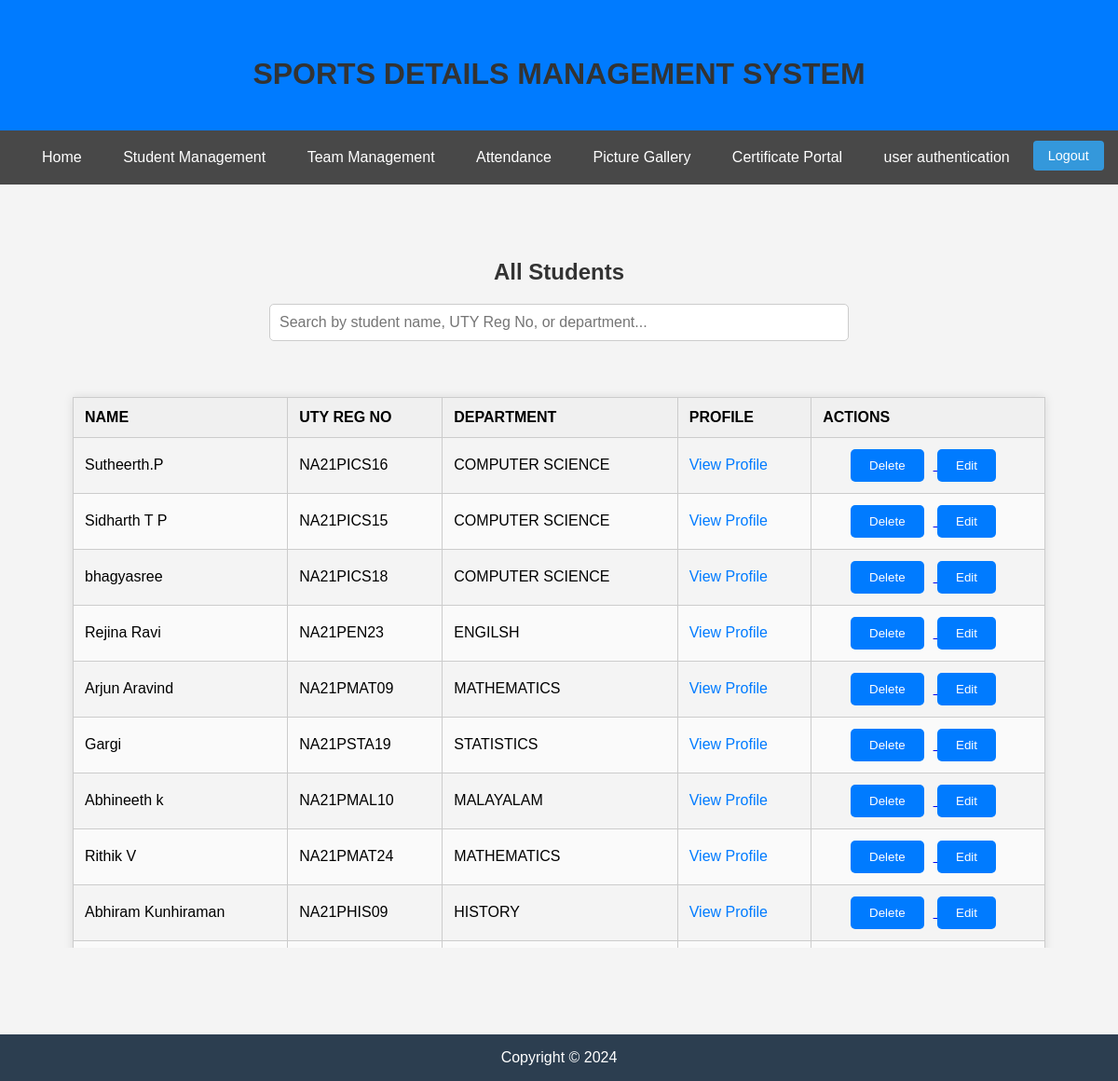
Screenshot of /view_student/ with the database file from the repository.
### SDMSapp/models.py (models this page shows, shortened)
class Student(models.Model):
    name = models.CharField(max_length=50)
    year_of_admission = models.IntegerField()
    admission_no = models.IntegerField()
    programme_id = models.ForeignKey(Programme, on_delete=models.CASCADE, null=True)
    uty_reg_no = models.CharField(max_length=50, unique = True)
    GENDER_CHOICES = [
        ('Male', 'Male'),
        ('Female', 'Female'),
    ]
    gender = models.CharField(max_length=10, choices=GENDER_CHOICES, default='Male')
    place = models.CharField(max_length=50)
    department = models.ForeignKey(Department, on_delete=models.CASCADE, null=True)
    phone_number = models.CharField(
        max_length=10,
        validators=[RegexValidator(regex='^\d{10}$', message='Phone number must be 10 to 15 digits')],
        default = 0
    )
    aadhar_number = models.CharField(
        max_length=12,
        validators=[RegexValidator(regex='^\d{12}$', message='Aadhaar number must be exactly 16 digits')],
        default = 0
    )
    dob = models.DateField(null =True)
    city = models.CharField(max_length=50)
    district = models.CharField(max_length=50)
    DISTRICT = [
    ('ALAPPUZHA', 'Alappuzha'),
    ('ERNAKULAM', 'Ernakulam'),
    ('IDUKKI', 'Idukki'),
    ('KANNUR', 'Kannur'),
    ('KASARAGOD', 'Kasaragod'),
    ('KOLLAM', 'Kollam'),
    ('KOTTAYAM', 'Kottayam'),
    ('KOZHIKODE', 'Kozhikode'),
    ('MALAPPURAM', 'Malappuram'),
    ('PALAKKAD', 'Palakkad'),
    ('PATHANAMTHITTA', 'Pathanamthitta'),
    ('THIRUVANANTHAPURAM', 'Thiruvananthapuram'),
    ('THRISSUR', 'Thrissur'),
    ('WAYANAD', 'Wayanad'),
]
    district = models.CharField(max_length=50,  choices=DISTRICT, default='Active')
    pincode = models.CharField(max_length=50)

class Department(models.Model):
    dept_name = models.CharField(max_length=50)
    def __str__(self):
        return str(self.dept_name)

### SDMSapp/views.py (the view)
# urls.py: path('view_student/', view_student, name='view_student'),
def view_student(request):
    students = Student.objects.all()
    return render(request, 'SDMSapp/view_student.html', {'students': students})

### SDMSapp/templates/SDMSapp/view_student.html (shortened to what this page needs)
{% extends 'SDMSapp/base.html' %}
{% block content %}
<!DOCTYPE html>
<html lang="en">
<head>
</head>
<body>
    <h2>All Students</h2>
    <div class="search-container">
        <input type="text" id="searchInput" placeholder="Search by student name, UTY Reg No, or department..." onkeyup="searchTable()">
    </div>
    <table id="studentsTable">
        <thead>
            <tr>
                <th>Name</th>
                <th>UTY Reg No</th>
                <th>Department</th>
                <th>Profile</th>
                <th>Actions</th>
            </tr>
        </thead>
        <tbody>
            {% for student in students %}
            <tr>
                <td>{{ student.name }}</td>
                <td>{{ student.uty_reg_no }}</td>
                <td>{{ student.department }}</td>
                <td>
                    <a class="profile-link" href="{% url 'view_profile' student.uty_reg_no %}">View Profile</a>
                </td>
                <td class="action-buttons">
                    <a href="{% url 'confirm_delete_student' student.uty_reg_no %}">
                        <button>Delete</button>
                    </a>
                    <a href="{% url 'edit_student' student.uty_reg_no %}">
                        <button>Edit</button>
                    </a>
                </td>
            </tr>
            {% empty %}
            <tr>
                <td colspan="5">No students found.</td>
            </tr>
            {% endfor %}
        </tbody>
    </table>
</body>
</html>
{% endblock content %}

### SDMSapp/templates/SDMSapp/base.html (shortened to what this page needs)
<!DOCTYPE html>
<html lang="en">
<head>
</head>
<body>
    <header>
        <h1>SPORTS DETAILS MANAGEMENT SYSTEM</h1>
    </header>
    <nav>
        <ul>
            <li>
                <a href="{% url 'home' %}">Home</a>
            </li>
            <li class="dropdown">
                <a href="#">Student Management</a>
            </li>
            <li class="dropdown">
                <a href="#">Team Management</a>
            </li>
            <li class="dropdown">
                <a href="#">Attendance</a>
            </li>
            <li class="dropdown">
                <a href="#">Picture Gallery</a>
            </li>
            <li class="dropdown">
                <a href="#">Certificate Portal</a>
            </li>
            <li class="dropdown">
              <a href="{% url 'signup' %}">user authentication</a>
          </li>
          <a href="{% url 'logout' %}" class="logout-form"><button class="logout-button">Logout</button></a>
        </ul>
    </nav>
    <footer>
      <p>Copyright © 2024</p>
  </footer>
</body>
<div class="container">
  {% block content %}{% endblock content %}
</div>
</html>

### SDMSapp/templates/SDMSapp/base.html (style rules this page uses)
body { font-family: Arial, sans-serif; margin: 0; padding: 0; }
header { background-color:#007bff; color: white; text-align: center; padding: 20px; }
nav { width: 97.9%; background-color: rgba(0, 0, 0, 0.7); color: white; padding: 10px 20px; z-index: 100; }
nav ul { list-style-type: none; padding: 0; margin: 0; text-align: center; }
nav ul li { display: inline; }
nav ul li a { display: inline-block; padding: 10px 20px; color: #fff; text-decoration: none; transition: all 0.3s ease; }
.dropdown { position: relative; display: inline-block; }
.logout-form { float: right; margin-right: 10px; margin-top: 1px; }
.logout-button { background-color: #3498db; color: #fff; border: none; border-radius: 4px; cursor: pointer; font-size: 0.9em; padding: 8px 16px; transition: background-color 0.3s ease; }
.container { margin: 20px auto; max-width: 1200px; padding: 0 20px; }
h2 { margin-top: 40px; text-align: center; }
footer { background-color: #2c3e50; color: #fff; text-align: center; padding: px 20px; position: fixed; width: 100%; bottom: 0; z-index: 1; }

### SDMSapp/templates/SDMSapp/view_student.html (style rules this page uses)
body { font-family: Arial, sans-serif; background-color: #f4f4f4; margin: 0; padding: 0; }
h1 { color: #333; padding-top: 20px; text-align: center; }
h2 { color: #333; padding-top: 40px; padding-bottom: 0; text-align: center; }
table { width: 90%; border-collapse: collapse; margin: 40px auto; box-shadow: 0 0 10px rgba(0, 0, 0, 0.1); }
table th, table td { padding: 12px; border: 1px solid #ccc; text-align: left; }
table th { background-color: #f0f0f0; font-weight: bold; text-transform: uppercase; }
table tr:nth-child(even) { background-color: #fafafa; }
input[type="text"] { padding: 10px; border-radius: 5px; border: 1px solid #ccc; width: 80%; margin-bottom: 20px; }
.profile-link { color: #007bff; text-decoration: none; }
.action-buttons { text-align: center; margin-top: 20px; }
.action-buttons a button { margin-right: 10px; padding: 10px 20px; background-color: #007bff; color: #fff; border: none; border-radius: 5px; cursor: pointer; transition: background-color 0.3s ease; }
.search-container { text-align: center; margin: 20px auto; }
#searchInput { padding: 10px; border-radius: 5px; border: 1px solid #ccc; width: 80%; max-width: 600px; margin-bottom: 20px; font-size: 16px; transition: border 0.3s ease; }

### rows the page displays
Student: name "Sutheerth.P", uty_reg_no "NA21PICS16", department "COMPUTER SCIENCE"
Student: name "Sidharth T P", uty_reg_no "NA21PICS15", department "COMPUTER SCIENCE"
Student: name "bhagyasree", uty_reg_no "NA21PICS18", department "COMPUTER SCIENCE"
Student: name "Rejina Ravi", uty_reg_no "NA21PEN23", department "ENGILSH"
Student: name "Arjun Aravind", uty_reg_no "NA21PMAT09", department "MATHEMATICS"
Student: name "Gargi", uty_reg_no "NA21PSTA19", department "STATISTICS"
Student: name "Abhineeth k", uty_reg_no "NA21PMAL10", department "MALAYALAM"
Student: name "Rithik V", uty_reg_no "NA21PMAT24", department "MATHEMATICS"
Student: name "Abhiram Kunhiraman", uty_reg_no "NA21PHIS09", department "HISTORY"
